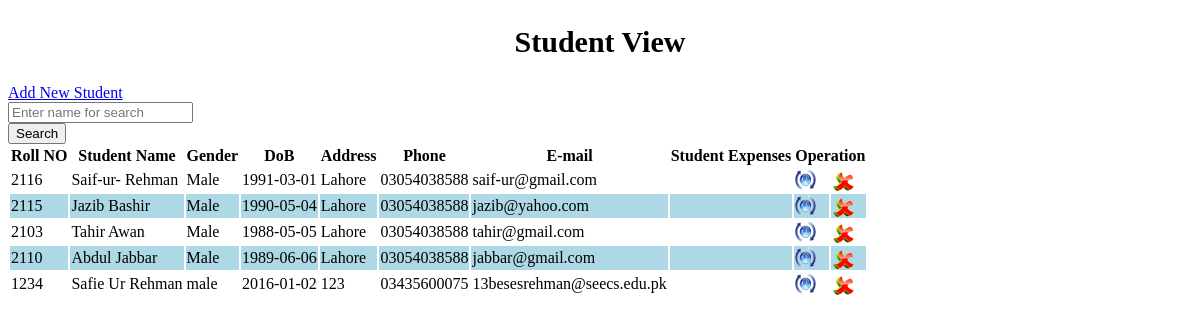
Screenshot of /View_Students.php with the database file from the repository.
### tables this page shows
CREATE TABLE `stu_tbl` (
  `roll_no` int(10) NOT NULL,
  `stu_id` int(10) UNSIGNED NOT NULL,
  `f_name` varchar(50) NOT NULL,
  `l_name` varchar(50) NOT NULL,
  `gender` char(10) NOT NULL,
  `dob` date NOT NULL,
  `address` varchar(100) NOT NULL,
  `phone` varchar(50) NOT NULL,
  `email` varchar(70) NOT NULL
);

### View_Students.php (the view, shortened to what this page needs)
<!DOCTYPE html PUBLIC "-//W3C//DTD XHTML 1.0 Transitional//EN" "http://www.w3.org/TR/xhtml1/DTD/xhtml1-transitional.dtd">
<html xmlns="http://www.w3.org/1999/xhtml">
<head>
<link rel="stylesheet" type="text/css" href="css/style_view.css" />
</head>
<body>
	<h1 style="text-align:center; font-size:30px; padding:5px;">Student View</h1>
<div class="col-md-12  view-form-style">
    <div class="col-md-1 entry-head margin-20b">
        <a class="btn btn-primary right" href="?tag=student_entry">Add New Student</a>
    </div>
    <form role="form" data-toggle="validator" method="post" class="form-horizontal">
        <div class="form-group">
            <div class="col-md-9 col-md-offset-1     col-xs-9 col-sm-10">
            <input type="text" class="form-control" name="searchtxt" Placeholder="Enter name for search" autocomplete="off"/></div>
            <input type="submit" name="btnsearch" value="Search" class="btn btn-info"/>
        </div>
    </form>
<form method="post">
    <div class="table-responsive">
        <table class="table table-bordered">
        <tr>
            <th>Roll NO</th>
            <th>Student Name</th>
            <th>Gender</th>
            <th>DoB</th>
            <th>Address</th>
            <th>Phone</th>
            <th>E-mail</th>
            <th>Student Expenses</th>
            <th colspan="2">Operation</th>
        </tr>
        <?php
	$key="";
	if($key !="")
		$sql_sel=mysql_query("SElECT * FROM stu_tbl WHERE f_name  like '%$key%' or l_name like '%$key%'");
	else
		 $sql_sel=mysql_query("SELECT * FROM stu_tbl");
    $i=0;
    while($row=mysql_fetch_array($sql_sel)){
    $i++;
    $color=($i%2==0)?"lightblue":"white";
    ?>
      <tr bgcolor="<?php echo $color?>">
            <td><?php echo $row['roll_no'];?></td>
            <td><?php echo $row['f_name']."    ".$row['l_name'];?></td>
            <td><?php echo $row['gender'];?></td>
            <td><?php echo $row['dob'];?></td>
            <td><?php echo $row['address'];?></td>
            <td><?php echo $row['phone'];?></td>
            <td><?php echo $row['email'];?></td>
            <td><?php echo $row['student_expense'];?></td>
            <td><a href="?tag=student_entry&opr=upd&rs_id=<?php echo $row['stu_id'];?>" title="Update"><img src="picture/update.png" /></a></td>
            <td><a href="?tag=view_students&opr=del&rs_id=<?php echo $row['stu_id'];?>" title="Delete"><img src="picture/delete.png" /></a></td>
        </tr>
    <?php
    }
    ?>
    </table>
    </div>
</form>
</body>
</html>

### rows the page displays
stu_tbl: roll_no "2116", f_name "Saif-ur-", l_name "Rehman", gender "Male", dob "1991-03-01", address "Lahore", phone "03054038588", email "saif-ur@gmail.com"
stu_tbl: roll_no "2115", f_name "Jazib", l_name "Bashir", gender "Male", dob "1990-05-04", address "Lahore", phone "03054038588", email "jazib@yahoo.com"
stu_tbl: roll_no "2103", f_name "Tahir", l_name "Awan", gender "Male", dob "1988-05-05", address "Lahore", phone "03054038588", email "tahir@gmail.com"
stu_tbl: roll_no "2110", f_name "Abdul", l_name "Jabbar", gender "Male", dob "1989-06-06", address "Lahore", phone "03054038588", email "jabbar@gmail.com"
stu_tbl: roll_no "1234", f_name "Safie Ur", l_name "Rehman", gender "male", dob "2016-01-02", address "123", phone "03435600075", email "13besesrehman@seecs.edu.pk"
